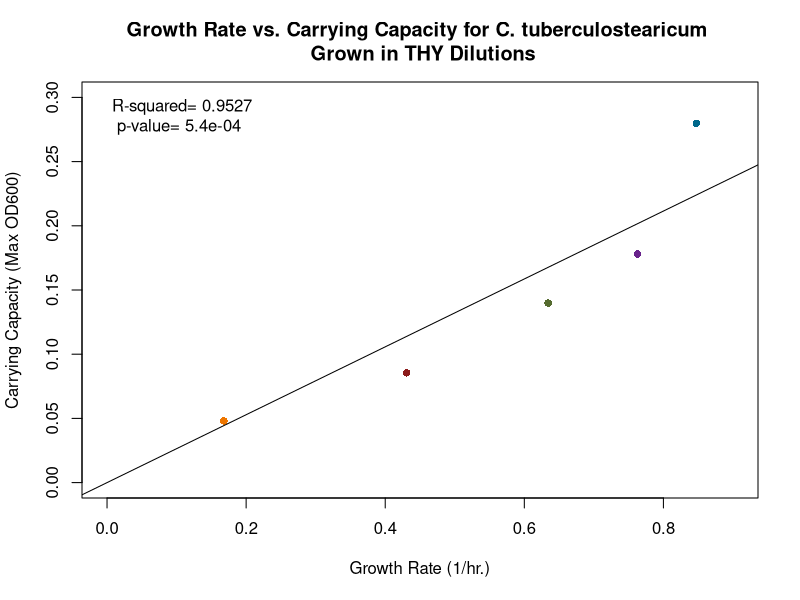
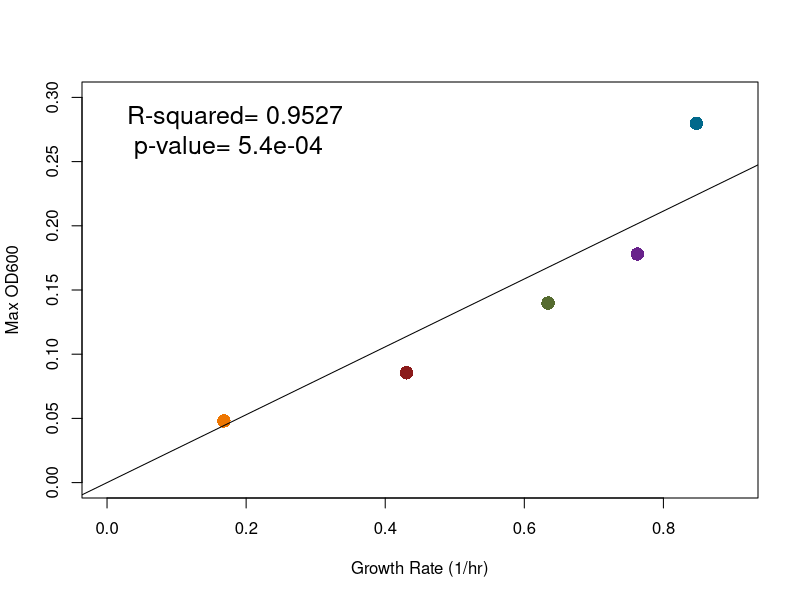
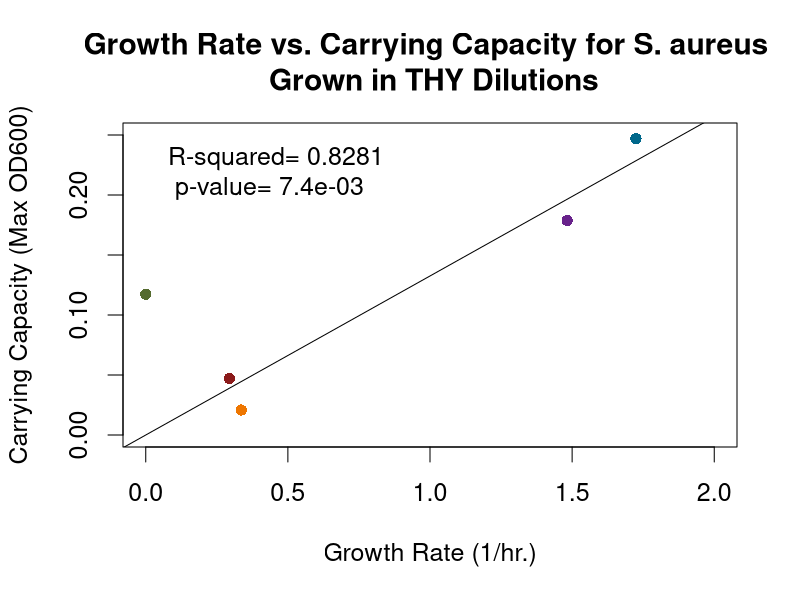
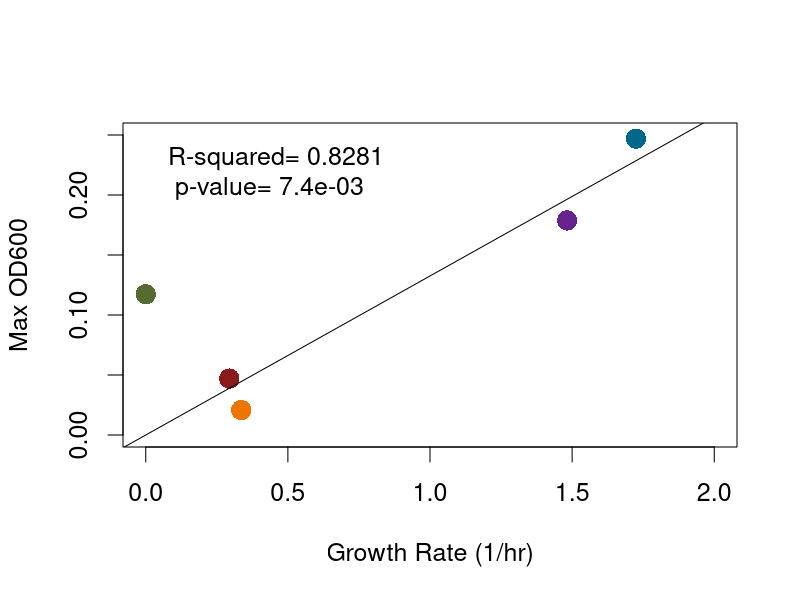
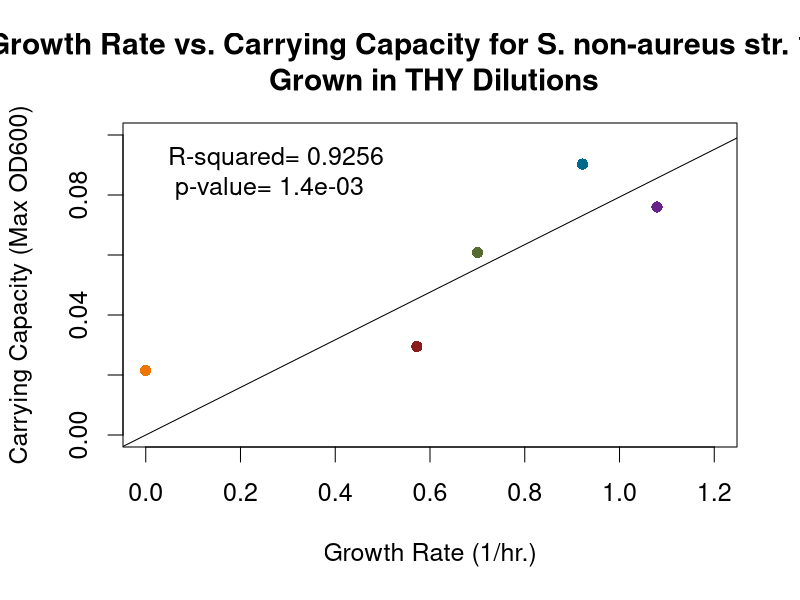
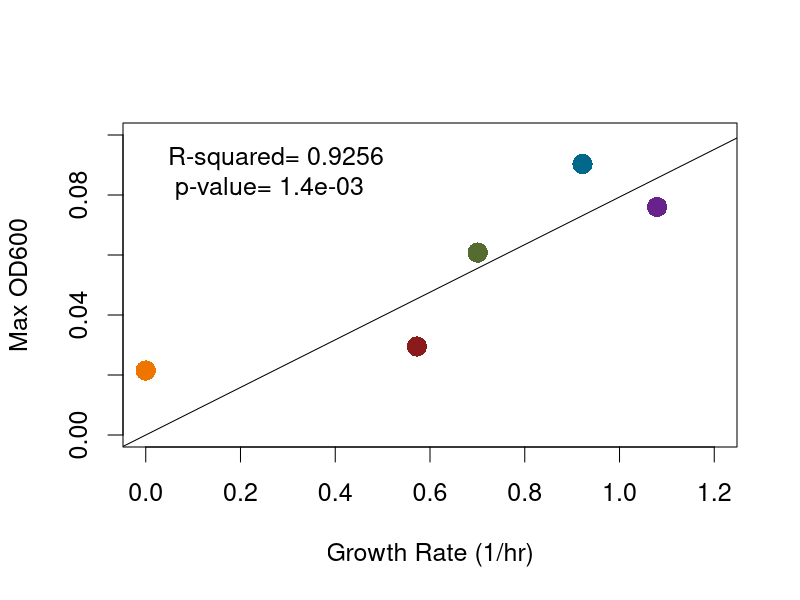
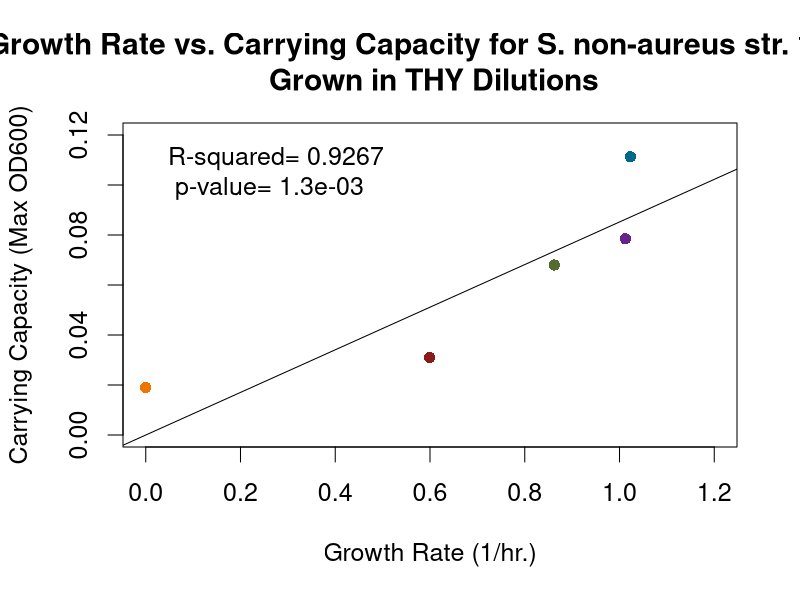
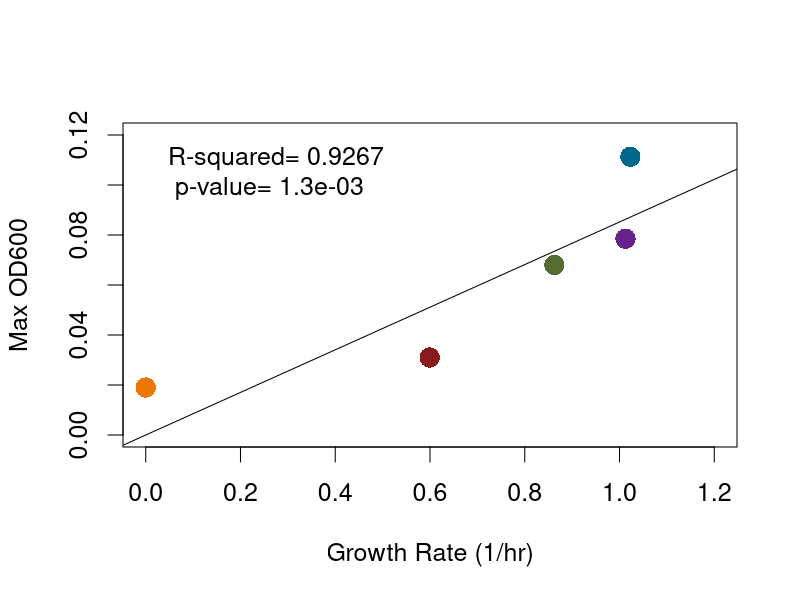

Generate these figures, in order, with R:
#Last run 04/10/2020

#Clear Workspace 
rm(list=ls())

#################################################
#Create scatterplots for GR-CC relationships 
#################################################
#C. tuberculostearicum 

GR_Ct <- c(0.84725,
           0.762625,
           0.6342,
           0.430675,
           0.1679)
Max_Ct <- c(0.2798,
            0.1780,
            0.1398,
            0.0855,
            0.0480)

DF_Ct <- data.frame(GR_Ct, Max_Ct)
DF_Ct

#Generate a linear regression model of the two variables with the lm function 
Ct.lm <- lm(Max_Ct ~ GR_Ct + 1, data=DF_Ct)
Ct.lm2 <- lm(Max_Ct ~ 0 + GR_Ct, data=DF_Ct) #Tells the lm() to fit the line through the origin
summary(Ct.lm)
summary(Ct.lm2)
#Adjusted R-squared:  0.9527 
#p-value: 0.0005442

#Colors
colors <- c("deepskyblue4", "darkorchid4", "darkolivegreen", "firebrick4", "darkorange2")

#Create scatter plot of points using plot function
plot(GR_Ct, Max_Ct,
     xlab="Growth Rate (1/hr.)",
     ylab="Carrying Capacity (Max OD600)",
     xlim= c(0, 0.9),
     ylim= c(0, 0.30),
     col = colors,
     main="Growth Rate vs. Carrying Capacity for C. tuberculostearicum \n Grown in THY Dilutions",
     pch=16)

abline(lm(Ct.lm2))
legend("topleft", bty="n", legend= paste("R-squared= 0.9527 \n p-value= 5.4e-04"))

#Create scatter plot of points using plot function - without graph labels 
plot(GR_Ct, Max_Ct,
     xlab= "Growth Rate (1/hr)",
     ylab= "Max OD600",
     xlim= c(0, 0.9),
     ylim= c(0, 0.30),
     cex= 1.8,
     col = colors,
     pch=16)

abline(lm(Ct.lm2))
op <- par(cex= 1.5)
legend("topleft", bty="n", legend= paste("R-squared= 0.9527  \n p-value= 5.4e-04"))


###############################################################################################################333                                        
#S. aureus 

GR_Sa <- c(1.7244,
           1.4825,
           0.0000,
           0.2940,
           0.3358)
Max_Sa <- c(0.2470,
            0.1788,
            0.1173,
            0.0470,
            0.0208)

DF_Sa <- data.frame(GR_Sa, Max_Sa)
DF_Sa

#Generate a linear regression model of the two variables with the lm function
Sa.lm <- lm(Max_Sa ~ GR_Sa+1, data=DF_Sa)
Sa.lm2 <- lm(Max_Sa ~ 0+GR_Sa, data=DF_Sa) #Tells the lm() to fit the line through the origin
summary(Sa.lm)
summary(Sa.lm2)
#Adjusted R-squared:  0.8281 
#p-value: 0.007442

#Colors
colors <- c("deepskyblue4", "darkorchid4", "darkolivegreen", "firebrick4", "darkorange2")

#Create scatter plot of points using plot funSaion
plot(GR_Sa, Max_Sa,
     xlab="Growth Rate (1/hr.)",
     ylab="Carrying Capacity (Max OD600)",
     xlim= c(0, 2.0),
     ylim= c(0, 0.25),
     col = colors,
     main="Growth Rate vs. Carrying Capacity for S. aureus \n Grown in THY Dilutions",
     pch=16)

abline(lm(Sa.lm2))
legend("topleft", bty="n", legend= paste("R-squared= 0.8281 \n p-value= 7.4e-03"))

#Create scatter plot of points using plot function - without graph labels 
plot(GR_Sa, Max_Sa,
     xlab= "Growth Rate (1/hr)",
     ylab= "Max OD600",
     xlim= c(0, 2.0),
     ylim= c(0, 0.25),
     cex= 1.8,
     col=colors,
     pch=16)

abline(lm(Sa.lm2))
op <- par(cex= 1.5)
legend("topleft", bty="n", legend= paste("R-squared= 0.8281 \n p-value= 7.4e-03"))

##############################################################################################################
#S. non-aureus str. 1839

GR_Sna1839 <- c(0.9219,
                1.0792,
                0.7006,
                0.5722,
                0.0000)
Max_Sna1839 <- c(0.0903,
                 0.0760,
                 0.0608,
                 0.0295,
                 0.0215)

DF_Sna1839 <- data.frame(GR_Sna1839, Max_Sna1839)
DF_Sna1839

#Generate a linear regression model of the two variables with the lm function 
Sna1839.lm <- lm(Max_Sna1839 ~ 1+GR_Sna1839, data=DF_Sna1839)
Sna1839.lm2 <- lm(Max_Sna1839 ~ 0+GR_Sna1839, data=DF_Sna1839) #Tells the lm() to fit the line through the origin
summary(Sna1839.lm)
summary(Sna1839.lm2)
#Adjusted R-squared:  0.9256 
#p-value: 0.001357

#Colors
colors <- c("deepskyblue4", "darkorchid4", "darkolivegreen", "firebrick4", "darkorange2")

#Create scatter plot of points using plot funSna1839ion
plot(GR_Sna1839, Max_Sna1839,
     xlab="Growth Rate (1/hr.)",
     ylab="Carrying Capacity (Max OD600)",
     xlim= c(0, 1.2),
     ylim= c(0, 0.1),
     col = colors,
     main="Growth Rate vs. Carrying Capacity for S. non-aureus str. 1839 \n Grown in THY Dilutions",
     pch=16)

abline(lm(Sna1839.lm2))
legend("topleft", bty="n", legend= paste("R-squared= 0.9256 \n p-value= 1.4e-03"))

#Create scatter plot of points using plot function - without graph labels 
plot(GR_Sna1839, Max_Sna1839,
     xlab= "Growth Rate (1/hr)",
     ylab= "Max OD600",
     xlim= c(0, 1.2),
     ylim= c(0, 0.1),
     cex= 1.8,
     col = colors,
     pch=16)

abline(lm(Sna1839.lm2))
op <- par(cex= 1.5)
legend("topleft", bty="n", legend= paste("R-squared= 0.9256 \n p-value= 1.4e-03"))


#####################################################################################################################
#S. non-aureus str. 1850 

GR_Sna1850 <- c(1.0230,
                1.0126,
                0.8624,
                0.5994,
                0.0000)
Max_Sna1850 <- c(0.1113,
                 0.0785,
                 0.0680,
                 0.0310,
                 0.0190)

DF_Sna1850 <- data.frame(GR_Sna1850, Max_Sna1850)
DF_Sna1850

#Generate a linear regression model of the two variables with the lm function 
Sna1850.lm <- lm(Max_Sna1850 ~ 1+GR_Sna1850, data=DF_Sna1850)
Sna1850.lm2 <- lm(Max_Sna1850 ~ 0+GR_Sna1850, data=DF_Sna1850) #Tells the lm() to fit the line through the origin
summary(Sna1850.lm)
summary(Sna1850.lm2)
#Adjusted R-squared:  0.9267
#p-value: 0.001316

#Colors
colors <- c("deepskyblue4", "darkorchid4", "darkolivegreen", "firebrick4", "darkorange2")

#Create scatter plot of points using plot funSna1850ion
plot(GR_Sna1850, Max_Sna1850,
     xlab="Growth Rate (1/hr.)",
     ylab="Carrying Capacity (Max OD600)",
     xlim= c(0, 1.2),
     ylim= c(0, 0.12),
     col = colors,
     main="Growth Rate vs. Carrying Capacity for S. non-aureus str. 1850 \n Grown in THY Dilutions",
     pch=16)

abline(lm(Sna1850.lm2))
legend("topleft", bty="n", legend= paste("R-squared= 0.9267 \n p-value= 1.3e-03"))


#Create scatter plot of points using plot function - without graph labels 
plot(GR_Sna1850, Max_Sna1850,
     xlab= "Growth Rate (1/hr)",
     ylab= "Max OD600",
     xlim= c(0, 1.2),
     ylim= c(0, 0.12),
     cex= 1.8,
     col = colors,
     pch=16)

abline(lm(Sna1850.lm2))
op <- par(cex= 1.5)
legend("topleft", bty="n", legend= paste("R-squared= 0.9267 \n p-value= 1.3e-03"))

################################################################################################################
#S. non-aureus str. 1867

GR_Sna1867 <- c(0.8776,
                0.9570,
                0.5774,
                0.4059,
                0.0000)
Max_Sna1867 <- c(0.0880,
                 0.0770,
                 0.0560,
                 0.0253,
                 0.0218)

DF_Sna1867 <- data.frame(GR_Sna1867, Max_Sna1867)
DF_Sna1867

#Generate a linear regression model of the two variables with the lm function
Sna1867.lm <- lm(Max_Sna1867 ~ 1+GR_Sna1867, data=DF_Sna1867)
Sna1867.lm2 <- lm(Max_Sna1867 ~ 0+GR_Sna1867, data=DF_Sna1867) #Tells the lm() to fit the line through the origin
summary(Sna1867.lm)
summary(Sna1867.lm2)
#Adjusted R-squared:  0.9457 
#p-value: 0.000717

#Colors
colors <- c("deepskyblue4", "darkorchid4", "darkolivegreen", "firebrick4", "darkorange2")

#Create scatter plot of points using plot funSna1867ion
plot(GR_Sna1867, Max_Sna1867,
     xlab="Growth Rate (1/hr.)",
     ylab="Carrying Capacity (Max OD600)",
     xlim= c(0, 1.1),
     ylim= c(0, 0.1),
     col = colors,
     main="Growth Rate vs. Carrying Capacity for S. non-aureus str. 1867 \n Grown in THY Dilutions",
     pch=16)

abline(lm(Sna1867.lm2))
legend("topleft", bty="n", legend= paste("R-squared= 0.9457 \n p-value= 7.2e-04"))


#Create scatter plot of points using plot function - without graph labels 
plot(GR_Sna1867, Max_Sna1867,
     xlab= "Growth Rate (1/hr)",
     ylab= "Max OD600",
     xlim= c(0, 1.1),
     ylim= c(0, 0.1),
     cex= 1.8,
     col = colors,
     pch=16)

abline(lm(Sna1867.lm2))
op <- par(cex= 1.5)
legend("topleft", bty="n", legend= paste("R-squared= 0.9457 \n p-value= 7.2e-04"))


#######################################################################################################################
#C. pseudodiphtheriticum 

GR_Cp <- c(0.2089,
           0.1230,
           0.0741,
           0.0427,
           0.0721)
Max_Cp <- c(0.1243,
            0.0828,
            0.0655,
            0.0445,
            0.0263)

DF_Cp <- data.frame(GR_Cp, Max_Cp)
DF_Cp

#Generate a linear regression model of the two variables with the lm function 
Cp.lm <- lm(Max_Cp ~ 1+GR_Cp, data=DF_Cp)
Cp.lm2 <- lm(Max_Cp ~ 0+GR_Cp, data=DF_Cp) #Tells the lm() to fit the line through the origin
summary(Cp.lm)
summary(Cp.lm2)
#Adjusted R-squared:  0.9526
#p-value: 0.0005472

#Colors
colors <- c("deepskyblue4", "darkorchid4", "darkolivegreen", "firebrick4", "darkorange2")

#Create scatter plot of points using plot funCpion
plot(GR_Cp, Max_Cp,
     xlab="Growth Rate (1/hr.)",
     ylab="Carrying Capacity (Max OD600)",
     xlim= c(0, 0.22),
     ylim= c(0, 0.13),
     cex= 1.5,
     col = colors,
     main="Growth Rate vs. Carrying Capacity for C. pseudodiphtheriticum \n Grown in THY Dilutions",
     pch=16)

abline(lm(Cp.lm2))
legend("topleft", bty="n", legend= paste("R-squared= 0.9526  \n p-value= 5.5e-04"))

#Create scatter plot of points using plot function - without graph labels 
plot(GR_Cp, Max_Cp,
     xlab= "Growth Rate (1/hr)",
     ylab= "Max OD600",
     xlim= c(0, 0.22),
     ylim= c(0, 0.13),
     cex= 1.8,
     col = colors,
     pch=16)

abline(lm(Cp.lm2))
op <- par(cex= 1.5)
legend("topleft", bty="n", legend= paste("R-squared= 0.9526  \n p-value= 5.5e-04"))
